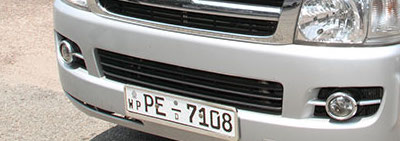
#> input picture 02.jpeg, 400 x 141 px
$ python main.py
#> lines starting #> are read from the running program, lines starting #| are printed output that depends on the picture; after the words box and inside, x2 and y2 are one past the last pixel; in counts of white or black regions, pixels touching at a corner belong together
#> the answer given: 02.jpeg
def npr(image_path):
#> called with image_path = '02.jpeg'
    import cv2 as cv
    import imutils
    import numpy as np
    import pytesseract as tess

    tess.pytesseract.tesseract_cmd = r'C:\Program Files\Tesseract-OCR\tesseract.exe'

    # image read and resize
    img = cv.imread(image_path, cv.IMREAD_COLOR)
#> img is the input picture: shape (141, 400, 3); mean B, G, R 150.6, 154.4, 157.2
    img = cv.resize(img, (400, 200))
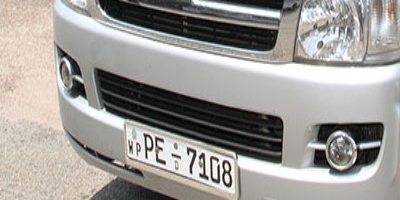
#> img: shape (200, 400, 3); mean B, G, R 150.5, 154.3, 157.1

    #
    gray = cv.cvtColor(img, cv.COLOR_BGR2GRAY)
    gray = cv.bilateralFilter(gray, 13, 15, 15)
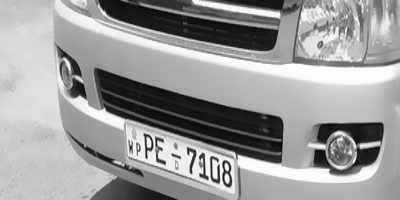
#> gray: shape (200, 400); min 10, max 255, mean 154.7

    edged = cv.Canny(gray, 30, 200)
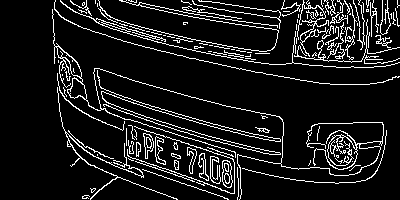
#> edged: shape (200, 400); 10.6% white in thin lines or dots, all inside (x1, y1, x2, y2) = (52, 0, 400, 200)

    contours = cv.findContours(edged.copy(), cv.RETR_TREE, cv.CHAIN_APPROX_SIMPLE)
#> contours = 184 contours, 143 with area under 20; largest, box (x1, y1, x2, y2) and area: (52, 9, 384, 200) 698, (67, 78, 87, 100) 232, (56, 46, 82, 78) 224, (222, 160, 233, 188) 216, (222, 160, 233, 188) 208

    contours = imutils.grab_contours(contours)
    contours = sorted(contours, key=cv.contourArea, reverse=True)[:10]
#> contours = 10 contours; largest, box (x1, y1, x2, y2) and area: (52, 9, 384, 200) 698, (67, 78, 87, 100) 232, (56, 46, 82, 78) 224, (222, 160, 233, 188) 216, (222, 160, 233, 188) 208
    screenCnt = []
    screenCnt1 = None

    for c in contours:
        # approximate the contour
        peri = cv.arcLength(c, True)  # The function computes a curve length or a closed contour perimeter
        approx = cv.approxPolyDP(c, 0.018 * peri, True)
        if len(approx) == 4:
            screenCnt1 = approx
            screenCnt.append(approx)
#> this loop made 10 passes
#> peri on passes 1 to 10: 2949.4, 77.01, 111.9, 69.21, 66.87, 65.56, 1018.9, 63.21, 88.53, 821.1
#> after the loop, screenCnt = []
    text = []
    if len(screenCnt) != 0:
        for sc in screenCnt:
            xd = cv.drawContours(img, [sc], -1, (0, 0, 255), 3)
    else:
        print("No Results")


    mask = np.zeros(gray.shape, np.uint8)
    for s in screenCnt:
        new_image = cv.drawContours(mask, [s], 0, 255, -1, )
        new_image = cv.bitwise_and(img, img, mask=mask)
        (x, y) = np.where(mask == 255)
        (topx, topy) = (np.min(x), np.min(y))
        (bottomx, bottomy) = (np.max(x), np.max(y))
        Cropped = gray[topx:bottomx + 1, topy:bottomy + 1]

        fine = tess.image_to_string(Cropped)
        text.append(fine.replace('\x0c','')) # clean output
        cv.imshow('Cropped', Cropped)
        cv.waitKey(0)
        cv.destroyAllWindows()
#> this loop made 0 passes
#> mask: shape (200, 400); every value is 0
#> after the loop, text = []
    if len(text) == 0 or text == '' or text[0]=='':
        print("Sory Can't Identify number plate!!!")
    else:
        print("Number plate should be >>",text)


if __name__ == '__main__':
    image_path = str(input("Enter image parth : "))
    npr(image_path)

$ run again, on 1.jpeg
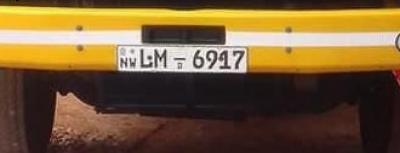
#> input picture 1.jpeg, 400 x 153 px
#> in npr, img is the input picture: shape (153, 400, 3); mean B, G, R 55.1, 91.1, 117.5
#> edged: shape (200, 400); 3.9% white in thin lines or dots
#> in npr, `contours = cv.findContours(edged.copy(), cv.RETR_TREE, cv.CHAIN_APPROX..`: contours = 51 contours, 25 with area under 20; largest, box (x1, y1, x2, y2) and area: (118, 60, 247, 96) 4161, (118, 60, 247, 96) 4152, (141, 32, 226, 59) 2104, (141, 32, 226, 59) 2100, (193, 65, 205, 90) 186
#> in npr, `contours = sorted(contours, key=cv.contourArea, reverse=True)[:10]`: contours = 10 contours; largest, box (x1, y1, x2, y2) and area: (118, 60, 247, 96) 4161, (118, 60, 247, 96) 4152, (141, 32, 226, 59) 2104, (141, 32, 226, 59) 2100, (193, 65, 205, 90) 186
#> the loop in npr, `for c in contours:` made 10 passes
#> (peri, screenCnt1) on passes 1 to 4: (328.8, [[118, 60], [118, 92], [246, 94], [244, 62]]), (332.2, [[118, 61], [243, 62], [246, 93], [119, 92]]), (216.7, [[141, 33], [142, 56], [225, 57], [224, 33]]), (214.4, [[141, 34], [223, 33], [225, 56], [143, 56]])
#> after the loop in npr, `for c in contours:`: screenCnt = 4 contours; box (x1, y1, x2, y2) and area: (118, 60, 247, 95) 4062, (118, 61, 247, 94) 3904, (141, 33, 226, 58) 1950, (141, 33, 226, 57) 1846
#> the loop in npr, `for sc in screenCnt:` made 4 passes
#> sc on passes 1 to 4: [[118, 60], [118, 92], [246, 94], [244, 62]], [[118, 61], [243, 62], [246, 93], [119, 92]], [[141, 33], [142, 56], [225, 57], [224, 33]], [[141, 34], [223, 33], [225, 56], [143, 56]]
#> after the loop in npr, `for sc in screenCnt:`:
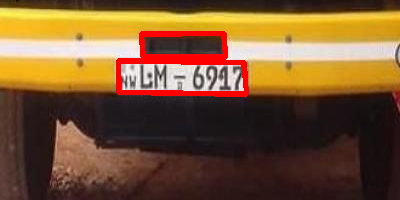
#> img: shape (200, 400, 3); mean B, G, R 50.5, 85.9, 120.8
#> the loop in npr, `for s in screenCnt:` made 1 pass
#> (s, topx, topy, bottomx, bottomy) on pass 1: ([[118, 60], [118, 92], [246, 94], [244, 62]], 60, 118, 94, 246)
#> pass 1, in npr, `Cropped = gray[topx:bottomx + 1, topy:bottomy + 1]`:
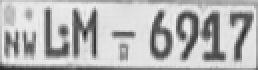
#> Cropped: shape (35, 129) (shown 2 times larger); min 27, max 243, mean 182.8
#> after the loop in npr, `for s in screenCnt:`: text = []
